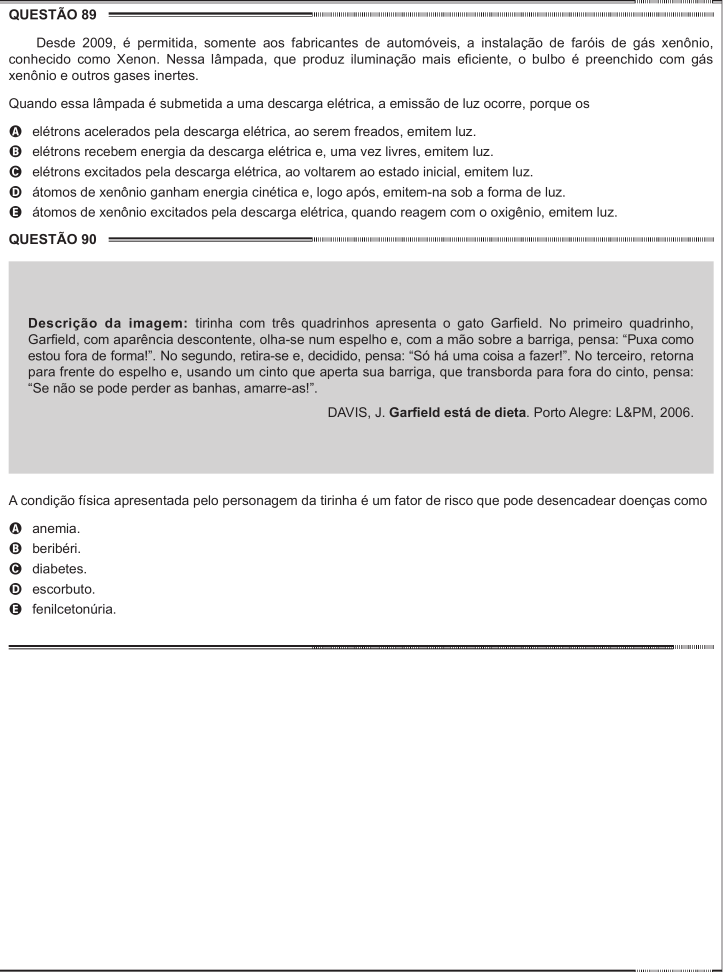
#> input picture 7Passo-DividirPeloPadraoVisual/inteira/pagina_enem_31.png, 2169 x 2916 px (shown at 1/3 size)
$ python dividir-questoes.py
#> lines starting #> are read from the running program, lines starting #| are printed output that depends on the picture
from PIL import Image
import os

Image.MAX_IMAGE_PIXELS = None

def converter_cor_gimp_para_rgb(gimp_r, gimp_g, gimp_b):
    """
    Converte valores do GIMP (0-100) para RGB (0-255)
    """
    r = int((gimp_r / 100) * 255)
    g = int((gimp_g / 100) * 255)
    b = int((gimp_b / 100) * 255)
    return (r, g, b)

def encontrar_faixa_azul(imagem, cor_alvo, tolerancia_cor=60, margem_erro=4):
    """
    Encontra as linhas divisórias reais exigindo continuidade horizontal (mínimo 100px),
    evitando que letras e textos normais causem cortes falsos.
    """
    largura, altura = imagem.size
    pixels = imagem.load()

    posicoes_corte = []

    # ALTERAÇÃO MÍNIMA: Definição do intervalo exato pedido por você
    x_inicio = 326
    comprimento_exigido = 612  # Percorre de 326 até 938 (938 - 326 = 612)

    y = 0
    while y < altura:
        # ALTERAÇÃO MÍNIMA: Substituição do bloco vertical pela varredura horizontal de 612px
        extensao_horizontal = 0
        for dx in range(comprimento_exigido):
            if x_inicio + dx >= largura:
                break
            r, g, b = pixels[x_inicio + dx, y][:3]
            if abs(r - 0) <= tolerancia_cor and abs(g - 0) <= tolerancia_cor and abs(b - 0) <= tolerancia_cor:
                extensao_horizontal += 1
            else:
                break

        # Quando der os 612 pixels pretos contínuos, ele entra aqui e corta
        if extensao_horizontal >= comprimento_exigido:
            posicao_corte = y - 15
            if posicao_corte < 0:
                posicao_corte = 0

            posicoes_corte.append(posicao_corte)
            print(f"Linha REAL de questão validada em y={y} (Extensão horizontal: {extensao_horizontal}px). Cortando em y={posicao_corte}")

            # Salta uma margem para sair totalmente da hachura
            y += 40
            continue

        y += 1

    return posicoes_corte

def dividir_imagem_por_faixas(caminho_imagem, pasta_saida, cor_alvo):
    """
    Divide a imagem verticalmente cortando ANTES das faixas
    """
#> called with caminho_imagem = './inteira/pagina_enem_31.png', pasta_saida = 'pagina_31', cor_alvo = (0, 0, 0)
    imagem = Image.open(caminho_imagem)
#> imagem is the input picture: PIL image 2169x2916 RGB; mean R, G, B 235.5, 235.1, 235.1
    largura, altura = imagem.size
#> largura = 2169; altura = 2916

    print(f"Imagem carregada: {largura}x{altura} pixels")
#| Imagem carregada: 2169x2916 pixels

    posicoes_corte = encontrar_faixa_azul(imagem, cor_alvo)
#> after the loop in encontrar_faixa_azul, `while y < altura:`: posicoes_corte = [0, 25, 697, 1920, 2894]; y = 2949
#> posicoes_corte = [0, 25, 697, 1920, 2894]

    if not posicoes_corte:
        print("Nenhum padrão real de questão encontrado na imagem!")
        return

    print(f"Encontradas {len(posicoes_corte)} linhas reais para corte")
#| Encontradas 5 linhas reais para corte
    os.makedirs(pasta_saida, exist_ok=True)

    posicao_anterior = 0

    for i, posicao_corte in enumerate(posicoes_corte):
        if posicao_corte <= posicao_anterior:
            continue

        area_corte = (0, posicao_anterior, largura, posicao_corte)
        secao = imagem.crop(area_corte)

        nome_arquivo = f"parte_{i+1:03d}.png"
        caminho_completo = os.path.join(pasta_saida, nome_arquivo)
        secao.save(caminho_completo)
        print(f"Salvo: {caminho_completo} ({secao.width}x{secao.height}px)")

        posicao_anterior = posicao_corte
#> this loop made 5 passes
#> (posicao_corte, area_corte, nome_arquivo, posicao_anterior) on passes 2 to 5: (25, (0, 0, 2169, 25), 'parte_002.png', 25), (697, (0, 25, 2169, 697), 'parte_003.png', 697), (1920, (0, 697, 2169, 1920), 'parte_004.png', 1920), (2894, (0, 1920, 2169, 2894), 'parte_005.png', 2894)
#> posicao_corte on pass 1: 0
#| Salvo: pagina_31/parte_002.png (2169x25px)
#| Salvo: pagina_31/parte_003.png (2169x672px)
#| Salvo: pagina_31/parte_004.png (2169x1223px)
#| Salvo: pagina_31/parte_005.png (2169x974px)
#> pass 2, in dividir_imagem_por_faixas, `secao = imagem.crop(area_corte)`:
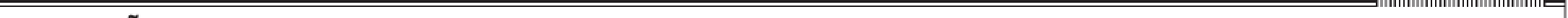
#> secao: PIL image 2169x25 RGB (shown at 1/2 size); mean R, G, B 204, 203.1, 203.3
#> pass 3, in dividir_imagem_por_faixas, `secao = imagem.crop(area_corte)`:
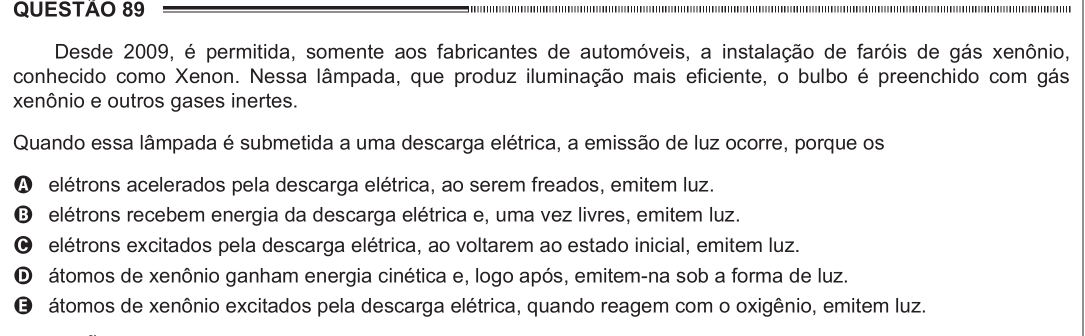
#> secao: PIL image 2169x672 RGB (shown at 1/2 size); mean R, G, B 234.9, 234.5, 234.6
#> after the loop:
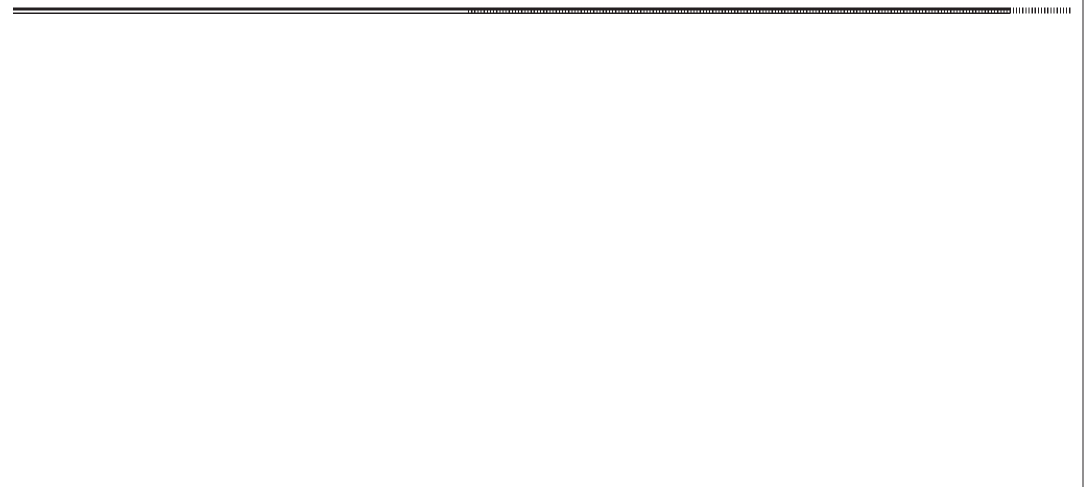
#> secao: PIL image 2169x974 RGB (shown at 1/2 size); mean R, G, B 252.7, 252.7, 252.7

    if posicao_anterior < altura:
        area_corte = (0, posicao_anterior, largura, altura)
#> area_corte = (0, 2894, 2169, 2916)
        secao = imagem.crop(area_corte)
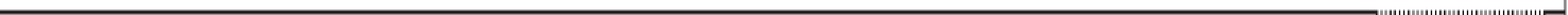
#> secao: PIL image 2169x22 RGB (shown at 1/2 size); mean R, G, B 198.5, 197.5, 197.7

        nome_arquivo = f"parte_{len(posicoes_corte)+1:03d}.png"
#> nome_arquivo = 'parte_006.png'
        caminho_completo = os.path.join(pasta_saida, nome_arquivo)
        secao.save(caminho_completo)
        print(f"Salvo: {caminho_completo} ({secao.width}x{secao.height}px)")
#| Salvo: pagina_31/parte_006.png (2169x22px)

if __name__ == "__main__":
    #caminho_imagem = "colunas_concatenadas_verticalmente.png"  # Substitua pelo caminho da sua imagem
    #pasta_saida = "questoes_colunas" # Substitua pelo nome da pasta de saída desejada (questoes_colunas, pagina_15, pagina_28)

    caminho_imagem = "./inteira/pagina_enem_31.png"  # Substitua pelo caminho da sua imagem
    pasta_saida = "pagina_31" # Substitua pelo nome da pasta de saída desejada (questoes_colunas, pagina_15, pagina_28)


    cor_do_padrao = converter_cor_gimp_para_rgb(0.0, 0.0, 0.0)

    dividir_imagem_por_faixas(caminho_imagem, pasta_saida, cor_do_padrao)
    print("Divisão concluída!")
